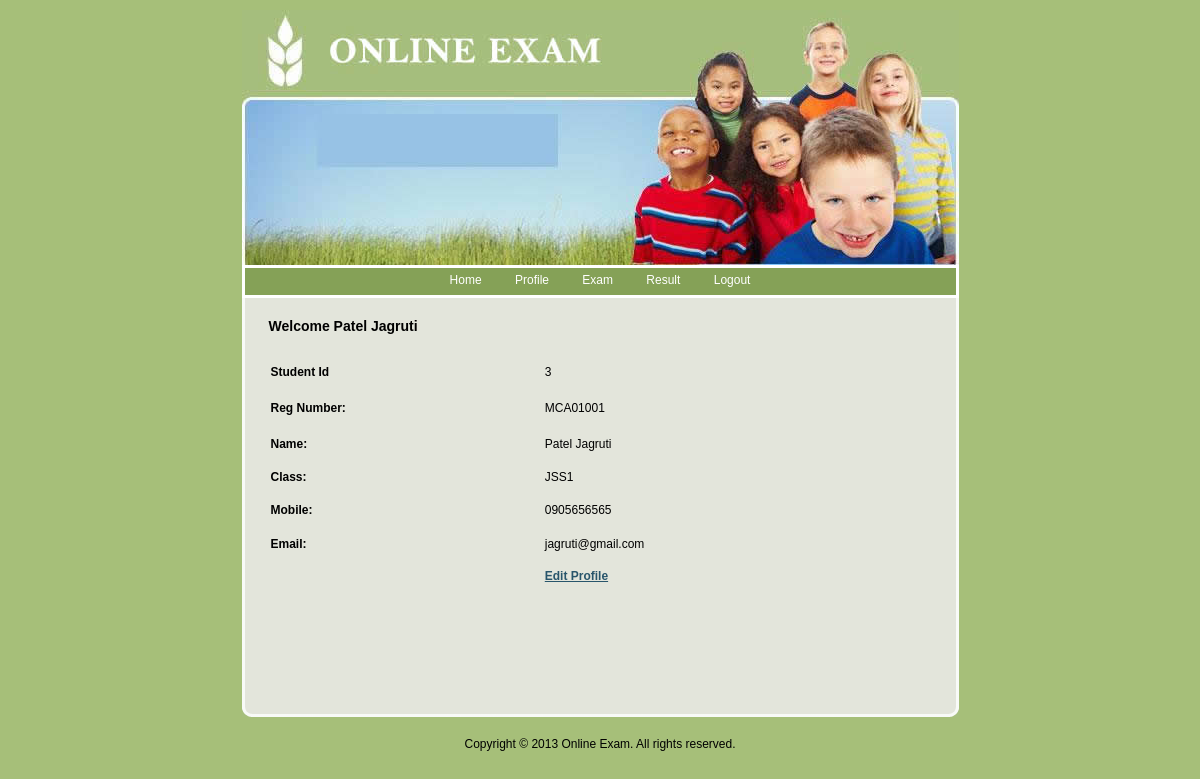
/Exam/Student/Profile.php (signed in), run on the app's committed database.
### tables this page shows
CREATE TABLE `student_registration` (
  `Student_Id` int(11) NOT NULL,
  `RollNumber` varchar(20) NOT NULL,
  `Name` varchar(20) NOT NULL,
  `Faculty` varchar(100) NOT NULL,
  `Email` varchar(20) NOT NULL,
  `Mobile` varchar(10) NOT NULL,
  `UserName` varchar(20) NOT NULL,
  `Password` varchar(20) NOT NULL,
  `passport` text NOT NULL,
  `resume` text NOT NULL,
  `dateReg` date NOT NULL
);

### Exam/Student/Profile.php (the view, shortened to what this page needs)
<!DOCTYPE html PUBLIC "-//W3C//DTD XHTML 1.0 Transitional//EN" "http://www.w3.org/TR/xhtml1/DTD/xhtml1-transitional.dtd">
<html xmlns="http://www.w3.org/1999/xhtml">
<head>
<link href="style.css" rel="stylesheet" type="text/css" />
</head>
<body>
<div id="container">
	<?php
		include "Header.php";
		?>
	<div id="content">
		<div id="left">
			<h1>Welcome <?php echo $_SESSION['Name'];?></h1>
			<?php
$Id=$_SESSION['ID'];
$con = mysql_connect("localhost","root");
$sql = "select * from student_registration where RollNumber='".$Id."'";
$result = mysql_query($sql,$con);
while($row = mysql_fetch_array($result))
{
$Id=$row['Student_Id'];
$RollNumber=$row['RollNumber'];
$Name=$row['Name'];
$Faculty=$row['Faculty'];
$Email=$row['Email'];
$Mobile=$row['Mobile'];
}
?>
                      <table width="100%" border="0">
                        <tr>
                          <td height="32"><span class="style8"><strong>Student Id</strong></span></td>
                          <td><?php echo $Id;?></td>
                        </tr>
                        <tr>
                          <td height="36"><span class="style8"><strong>Reg Number:</strong></span></td>
                          <td><?php echo $RollNumber;?></td>
                        </tr>
                        <tr>
                          <td height="31"><strong>Name:</strong></td>
                          <td><?php echo $Name;?></td>
                        </tr>
                        <tr>
                          <td height="31"><strong>Class:</strong></td>
                          <td><?php echo $Faculty;?></td>
                        </tr>
                        <tr>
                          <td height="31"><strong>Mobile:</strong></td>
                          <td><?php echo $Mobile;?></td>
                        </tr>
                        <tr>
                          <td height="33"><strong>Email:</strong></td>
                          <td><?php echo $Email;?></td>
                        </tr>
                        <tr>
                          <td height="28"></td>
                          <td><a href="EditProfile.php?Id=<?php echo $Id;?>"><strong>Edit Profile</strong></a></td>
                        </tr>
                      </table>
	<p>&nbsp;</p>
	<h1>&nbsp;</h1>
	  </div>
		<div id="footerline"></div>
	</div>
	<div id="footer">Copyright © 2013 Online Exam.  All rights reserved.</div>
</div>
</body>
</html>

### Exam/Student/style.css (style rules this page uses)
body { background-color:#a6bf79; color:#000000; font-family: Verdana, Arial, Helvetica, sans-serif; font-size: 12px; margin: 10px 10px; padding: 0px; }
* { margin: 0px; padding: 0px; }
#container { margin: 0px auto; text-align: left; width: 717px; }
a { font-size:12px; }
p { margin: 15px 0px; }
#content { background-image:url(images/content_bg.gif); width:717px; }
h1 { color:#000000; font-size:14px; margin: 20px 0px 20px 0px; }
#left { float:left; width:638px; margin-left:27px; padding: 0px 10px 30px 0px; display:inline; }
#left a { color:#28556b; }
#footerline { clear:both; background-image:url(images/footer_bg.gif); font-size:1px; height:10px; }
#footer { width:717px; text-align:center; padding: 20px 0px; }

### data on the page
student_registration: Student_Id "3", RollNumber "MCA01001", Name "Patel Jagruti", Faculty "JSS1", Mobile "0905656565", Email "jagruti@gmail.com"

### other printed values
$_SESSION['Name'] "Patel Jagruti"
